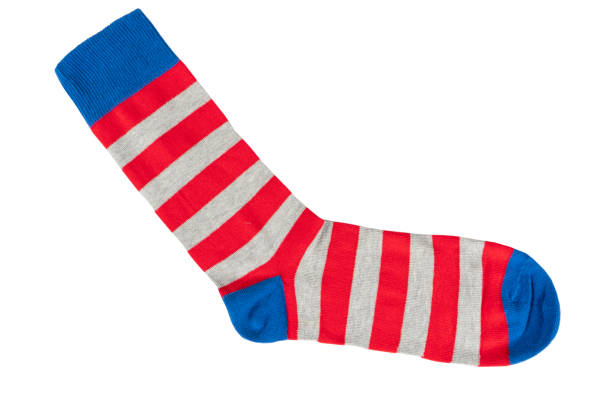
#> input picture data/sock-images/sample_sock.jpg, 612 x 408 px, found by its file name
$ python detect_sock.py
#> lines starting #> are read from the running program, lines starting #| are printed output that depends on the picture; after the words box and inside, x2 and y2 are one past the last pixel; in counts of white or black regions, pixels touching at a corner belong together
# lib/imageProcessing/detect_sock.py
import cv2

def detect_sock(image_path):
#> called with image_path = 'data/sock-images/sample_sock.jpg'
    image = cv2.imread(image_path)
#> image is the input picture: shape (408, 612, 3); mean B, G, R 219.2, 210.9, 231.9
    # Convert image to grayscale
    gray = cv2.cvtColor(image, cv2.COLOR_BGR2GRAY)
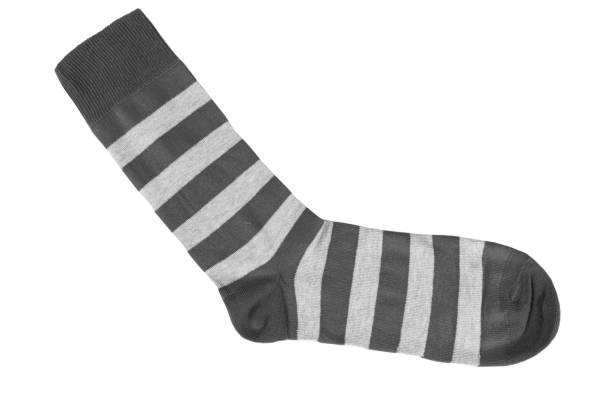
#> gray: shape (408, 612); min 24, max 255, mean 218.1
    # Apply a threshold to segment the sock from the background
    _, thresh = cv2.threshold(gray, 100, 255, cv2.THRESH_BINARY)
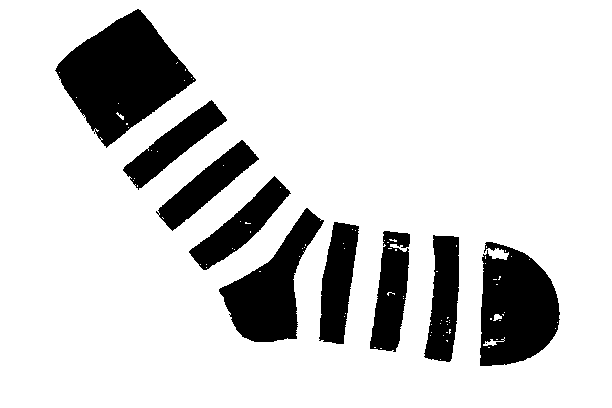
#> thresh: shape (408, 612); 83% white; 10 black regions (1 under 20 px), largest, box (x1, y1, x2, y2) and area: (55, 9, 196, 148) 10395, (480, 242, 560, 366) 7359, (219, 208, 324, 342) 6048
    # Find contours as a basic detection mechanism
    contours, _ = cv2.findContours(thresh, cv2.RETR_EXTERNAL, cv2.CHAIN_APPROX_SIMPLE)
#> contours = [[[0, 0], [0, 407], [611, 407], [611, 0]]]
    # Draw contours on the original image for visualization
    cv2.drawContours(image, contours, -1, (0, 255, 0), 2)
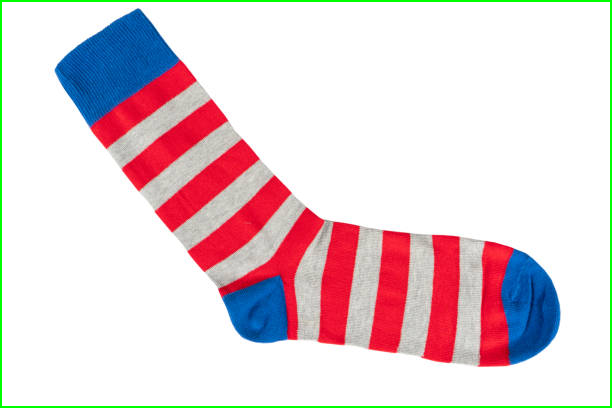
#> image: shape (408, 612, 3); 1.63% of pixels changed, all inside (x1, y1, x2, y2) = (0, 0, 612, 408)
    cv2.imwrite('data/sock-images/detected_sock.jpg', image)
    return contours

if __name__ == '__main__':
    detect_sock('data/sock-images/sample_sock.jpg')
